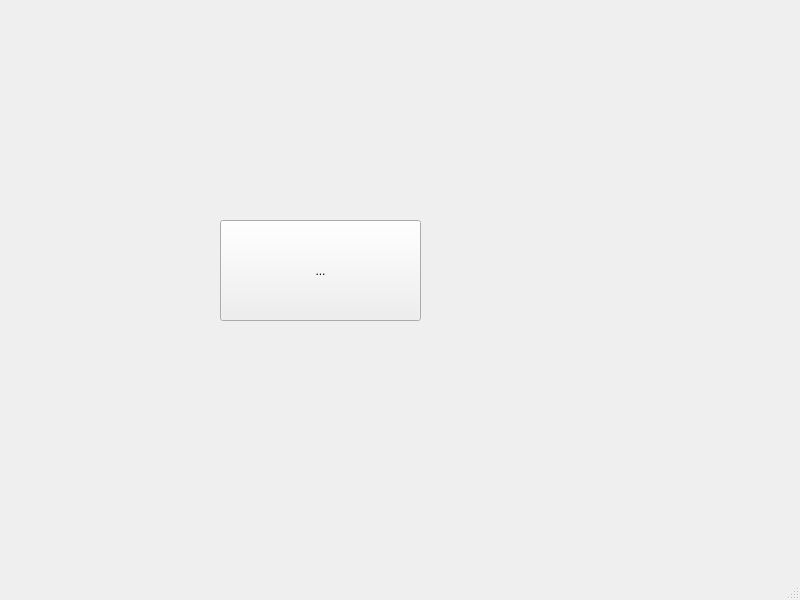
<?xml version="1.0" encoding="UTF-8"?>
<ui version="4.0">
 <class>Notepad</class>
 <widget class="QMainWindow" name="Notepad">
  <property name="geometry">
   <rect>
    <x>0</x>
    <y>0</y>
    <width>800</width>
    <height>600</height>
   </rect>
  </property>
  <property name="windowTitle">
   <string>Notepad</string>
  </property>
  <widget class="QWidget" name="centralwidget">
   <widget class="QToolButton" name="toolButton">
    <property name="geometry">
     <rect>
      <x>220</x>
      <y>220</y>
      <width>201</width>
      <height>101</height>
     </rect>
    </property>
    <property name="text">
     <string>...</string>
    </property>
   </widget>
  </widget>
  <widget class="QMenuBar" name="menubar">
   <property name="geometry">
    <rect>
     <x>0</x>
     <y>0</y>
     <width>800</width>
     <height>20</height>
    </rect>
   </property>
  </widget>
  <widget class="QStatusBar" name="statusbar"/>
 </widget>
 <resources/>
 <connections/>
</ui>
